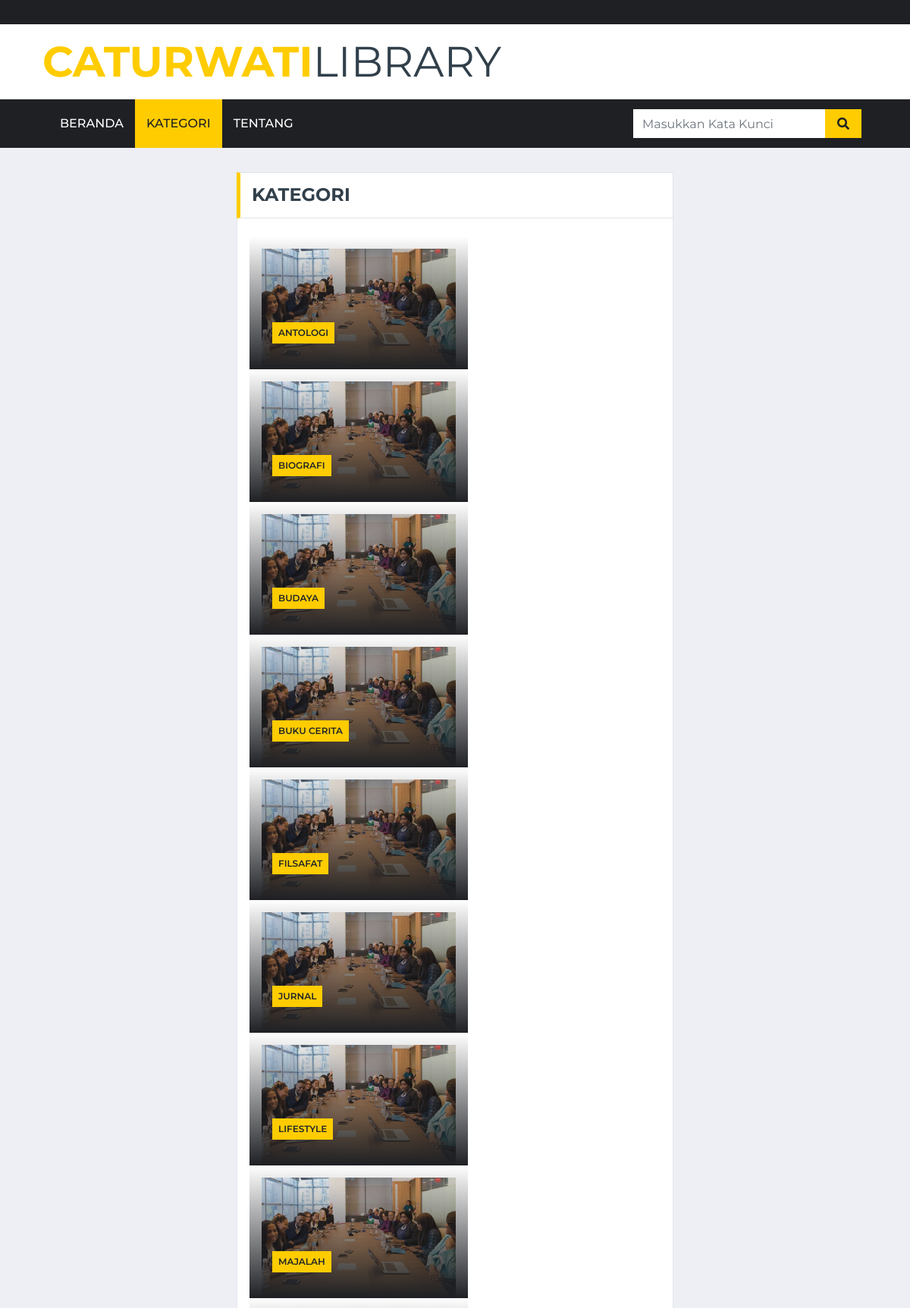
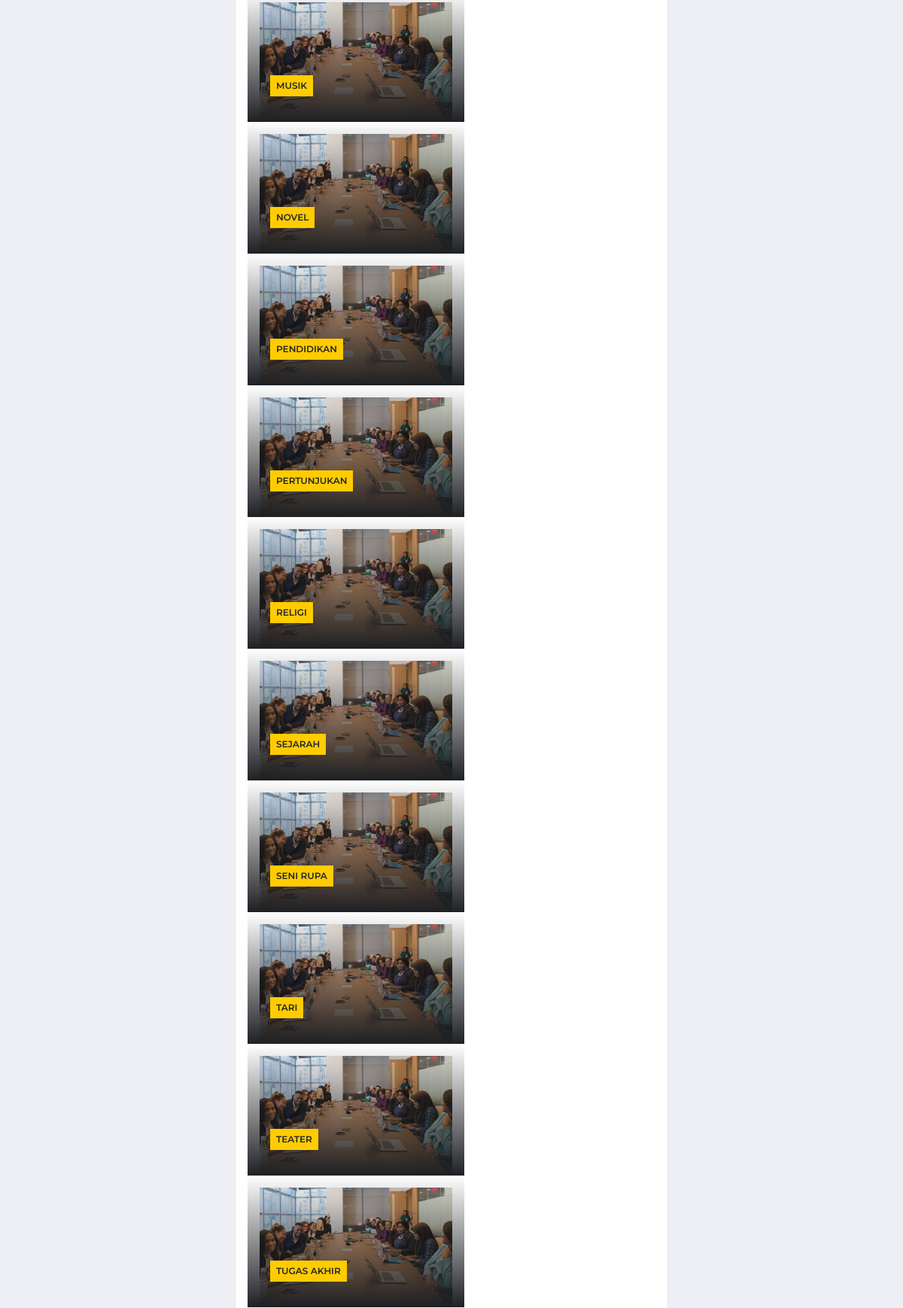
The app's page /view_all.php (upper part) with its own data (2 pictures, top to bottom).
### tables this page shows
CREATE TABLE `kategori_kel` (
  `id` int(11) NOT NULL,
  `kategori_k` varchar(100) NOT NULL
);

### view_all.php (the view, shortened to what this page needs)
<!DOCTYPE html>
<html lang="en">
<head>
    <link href="https://cdnjs.cloudflare.com/ajax/libs/font-awesome/5.15.0/css/all.min.css" rel="stylesheet">
    <link href="lib/owlcarousel/assets/owl.carousel.min.css" rel="stylesheet">
    <link href="css/style.css" rel="stylesheet">
</head>
<body style="background-image: url('');">
    <?php include 'body-header.php'; ?>
 <div class="container-fluid p-0">
        <nav class="navbar navbar-expand-lg bg-dark navbar-dark py-2 py-lg-0 px-lg-5">
            <div class="collapse navbar-collapse justify-content-between px-0 px-lg-3" id="navbarCollapse">
                <div class="navbar-nav mr-auto py-0">
                    <a href="index.php" class="nav-item nav-link ">Beranda</a>
                    <a href="category.php" class="nav-item nav-link active">Kategori</a>
                    <a href="contact.php" class="nav-item nav-link">Tentang</a>
                </div>
            <div class="" style="width: 100%; max-width: 300px;">
            <form action="searching.php" method="get">
            <div class="input-group-append">
            <input name="cari" type="text" class="form-control border-0" placeholder="Masukkan Kata Kunci">
            <button type="submit" value="cari" class="input-group-text bg-primary text-dark border-0 px-3"><i
            class="fa fa-search"></i></button>
                    </form></div>
                </div>
            </div>
   <div class="container-fluid py-3 pt-0 mb-3">
        <div class="container col-lg-6 pt-3">
            <div class="row">
                <div class="col-lg-12">
                    <div class="section-title mb-0">
                <h4 class="m-0 text-uppercase font-weight-bold">Kategori</h4>
            </div>
                        </div>
                    </div>
                <div class="bg-white border border-top-0 p-4 mb-3">
            <div class="row">
                            <?php include 'config.php';
                                $sql = "SELECT * FROM kategori_kel ORDER BY kategori_k ASC";
                                $result = mysqli_query($link, $sql);
                                while($row = mysqli_fetch_assoc($result)) : ?>
                                     <div class=" position-relative overflow-hidden pt-3 px-3" style="height: 175px;">
                    <img class="img-fluid h-100"  src="img/news-700x435-1.jpg" style="object-fit: cover;">
                    <div class="overlay">
                        <div class="mb-1">
                            <a class="badge badge-primary text-uppercase font-weight-semi-bold p-2 mr-2"
                                href="kategori_main.php?kat=<?= $row["kategori_k"]; ?>"><?= $row["kategori_k"]; ?></a>
                        </div>
                    </div>
                </div>
                            <?php endwhile; ?>
                        </div>
                    </div>
                </div>
            </div>
</body>
</html>

### records on screen
kategori_kel: kategori_k "ANTOLOGI"
kategori_kel: kategori_k "BIOGRAFI"
kategori_kel: kategori_k "BUDAYA"
kategori_kel: kategori_k "BUKU CERITA"
kategori_kel: kategori_k "FILSAFAT"
kategori_kel: kategori_k "JURNAL"
kategori_kel: kategori_k "LIFESTYLE"
kategori_kel: kategori_k "MAJALAH"
kategori_kel: kategori_k "MUSIK"
kategori_kel: kategori_k "NOVEL"
kategori_kel: kategori_k "PENDIDIKAN"
kategori_kel: kategori_k "PERTUNJUKAN"
kategori_kel: kategori_k "RELIGI"
kategori_kel: kategori_k "SEJARAH"
kategori_kel: kategori_k "SENI RUPA"
kategori_kel: kategori_k "TARI"
kategori_kel: kategori_k "TEATER"
kategori_kel: kategori_k "TUGAS AKHIR"
